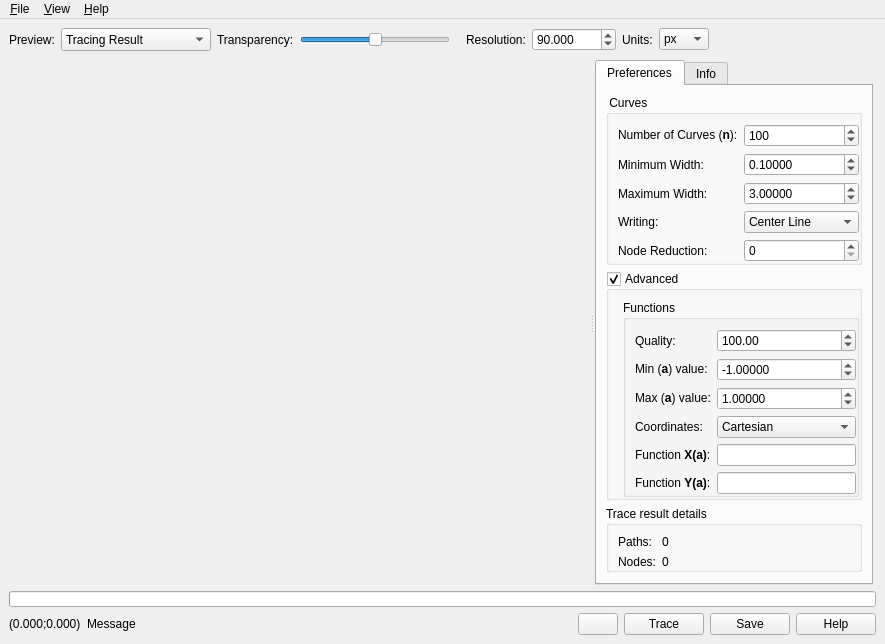
<?xml version="1.0" encoding="UTF-8"?>
<ui version="4.0">
 <class>MainWindow</class>
 <widget class="QMainWindow" name="MainWindow">
  <property name="geometry">
   <rect>
    <x>0</x>
    <y>0</y>
    <width>885</width>
    <height>605</height>
   </rect>
  </property>
  <property name="windowTitle">
   <string>ZebraTRACE</string>
  </property>
  <property name="windowIcon">
   <iconset resource="mainwindow.qrc">
    <normaloff>:/image/ico/zebra.ico</normaloff>:/image/ico/zebra.ico</iconset>
  </property>
  <widget class="QWidget" name="centralwidget">
   <layout class="QVBoxLayout" name="verticalLayout">
    <property name="margin">
     <number>9</number>
    </property>
    <item>
     <layout class="QHBoxLayout" name="topPanel" stretch="0,0,0,0,0,0,0,0,0,1">
      <item>
       <widget class="QLabel" name="labelPreview">
        <property name="text">
         <string>Preview:</string>
        </property>
       </widget>
      </item>
      <item>
       <widget class="QComboBox" name="previewMode">
        <property name="sizePolicy">
         <sizepolicy hsizetype="Preferred" vsizetype="Preferred">
          <horstretch>0</horstretch>
          <verstretch>0</verstretch>
         </sizepolicy>
        </property>
        <property name="minimumSize">
         <size>
          <width>150</width>
          <height>0</height>
         </size>
        </property>
        <property name="currentIndex">
         <number>0</number>
        </property>
        <item>
         <property name="text">
          <string>Tracing Result</string>
         </property>
        </item>
        <item>
         <property name="text">
          <string>Wireframe Overlay</string>
         </property>
        </item>
       </widget>
      </item>
      <item>
       <widget class="QLabel" name="labelTransparency">
        <property name="text">
         <string>Transparency:</string>
        </property>
       </widget>
      </item>
      <item>
       <widget class="QSlider" name="sliderTransparency">
        <property name="sizePolicy">
         <sizepolicy hsizetype="Preferred" vsizetype="Preferred">
          <horstretch>0</horstretch>
          <verstretch>0</verstretch>
         </sizepolicy>
        </property>
        <property name="minimumSize">
         <size>
          <width>150</width>
          <height>0</height>
         </size>
        </property>
        <property name="maximumSize">
         <size>
          <width>200</width>
          <height>16777215</height>
         </size>
        </property>
        <property name="toolTip">
         <string>Transparent bitmap layer</string>
        </property>
        <property name="maximum">
         <number>100</number>
        </property>
        <property name="singleStep">
         <number>1</number>
        </property>
        <property name="pageStep">
         <number>10</number>
        </property>
        <property name="value">
         <number>50</number>
        </property>
        <property name="orientation">
         <enum>Qt::Horizontal</enum>
        </property>
        <property name="invertedAppearance">
         <bool>false</bool>
        </property>
        <property name="invertedControls">
         <bool>false</bool>
        </property>
       </widget>
      </item>
      <item>
       <spacer name="horizontalSpacer_3">
        <property name="orientation">
         <enum>Qt::Horizontal</enum>
        </property>
        <property name="sizeHint" stdset="0">
         <size>
          <width>10</width>
          <height>20</height>
         </size>
        </property>
       </spacer>
      </item>
      <item>
       <widget class="QLabel" name="labelResolution">
        <property name="text">
         <string>Resolution:</string>
        </property>
       </widget>
      </item>
      <item>
       <widget class="QDoubleSpinBox" name="docResolution">
        <property name="sizePolicy">
         <sizepolicy hsizetype="Preferred" vsizetype="Preferred">
          <horstretch>0</horstretch>
          <verstretch>0</verstretch>
         </sizepolicy>
        </property>
        <property name="toolTip">
         <string>Dots per inch in Image</string>
        </property>
        <property name="decimals">
         <number>3</number>
        </property>
        <property name="minimum">
         <double>0.001000000000000</double>
        </property>
        <property name="maximum">
         <double>10000.000000000000000</double>
        </property>
        <property name="singleStep">
         <double>0.100000000000000</double>
        </property>
        <property name="value">
         <double>90.000000000000000</double>
        </property>
       </widget>
      </item>
      <item>
       <widget class="QLabel" name="labelUnits">
        <property name="text">
         <string>Units:</string>
        </property>
       </widget>
      </item>
      <item>
       <widget class="QComboBox" name="units">
        <property name="toolTip">
         <string>Drawing Units</string>
        </property>
        <item>
         <property name="text">
          <string>px</string>
         </property>
        </item>
        <item>
         <property name="text">
          <string>mm</string>
         </property>
        </item>
        <item>
         <property name="text">
          <string>cm</string>
         </property>
        </item>
        <item>
         <property name="text">
          <string>in</string>
         </property>
        </item>
       </widget>
      </item>
      <item>
       <spacer name="horizontalSpacer">
        <property name="orientation">
         <enum>Qt::Horizontal</enum>
        </property>
        <property name="sizeType">
         <enum>QSizePolicy::Expanding</enum>
        </property>
        <property name="sizeHint" stdset="0">
         <size>
          <width>5</width>
          <height>20</height>
         </size>
        </property>
       </spacer>
      </item>
     </layout>
    </item>
    <item>
     <widget class="QFrame" name="frame">
      <property name="sizePolicy">
       <sizepolicy hsizetype="Preferred" vsizetype="Expanding">
        <horstretch>0</horstretch>
        <verstretch>0</verstretch>
       </sizepolicy>
      </property>
      <property name="frameShape">
       <enum>QFrame::NoFrame</enum>
      </property>
      <property name="frameShadow">
       <enum>QFrame::Raised</enum>
      </property>
      <layout class="QHBoxLayout" name="horizontalLayout">
       <property name="leftMargin">
        <number>0</number>
       </property>
       <property name="topMargin">
        <number>3</number>
       </property>
       <property name="rightMargin">
        <number>3</number>
       </property>
       <property name="bottomMargin">
        <number>0</number>
       </property>
       <item>
        <widget class="QSplitter" name="splitter">
         <property name="orientation">
          <enum>Qt::Horizontal</enum>
         </property>
         <property name="handleWidth">
          <number>6</number>
         </property>
         <property name="childrenCollapsible">
          <bool>false</bool>
         </property>
         <widget class="QFrame" name="frame_2">
          <property name="sizePolicy">
           <sizepolicy hsizetype="Preferred" vsizetype="Preferred">
            <horstretch>1</horstretch>
            <verstretch>0</verstretch>
           </sizepolicy>
          </property>
          <property name="frameShape">
           <enum>QFrame::NoFrame</enum>
          </property>
          <property name="frameShadow">
           <enum>QFrame::Raised</enum>
          </property>
          <layout class="QHBoxLayout" name="horizontalLayout_3">
           <property name="spacing">
            <number>6</number>
           </property>
           <property name="leftMargin">
            <number>0</number>
           </property>
           <property name="topMargin">
            <number>0</number>
           </property>
           <property name="rightMargin">
            <number>3</number>
           </property>
           <property name="bottomMargin">
            <number>0</number>
           </property>
           <item>
            <layout class="QHBoxLayout" name="viewContainer">
             <property name="spacing">
              <number>6</number>
             </property>
             <property name="sizeConstraint">
              <enum>QLayout::SetDefaultConstraint</enum>
             </property>
            </layout>
           </item>
          </layout>
         </widget>
         <widget class="QTabWidget" name="tabPreferences">
          <property name="sizePolicy">
           <sizepolicy hsizetype="Preferred" vsizetype="Preferred">
            <horstretch>0</horstretch>
            <verstretch>0</verstretch>
           </sizepolicy>
          </property>
          <property name="minimumSize">
           <size>
            <width>240</width>
            <height>0</height>
           </size>
          </property>
          <property name="maximumSize">
           <size>
            <width>16777215</width>
            <height>16777215</height>
           </size>
          </property>
          <property name="tabPosition">
           <enum>QTabWidget::North</enum>
          </property>
          <property name="tabShape">
           <enum>QTabWidget::Rounded</enum>
          </property>
          <property name="currentIndex">
           <number>0</number>
          </property>
          <property name="elideMode">
           <enum>Qt::ElideMiddle</enum>
          </property>
          <property name="documentMode">
           <bool>false</bool>
          </property>
          <widget class="QWidget" name="tabOptions">
           <attribute name="title">
            <string>Preferences</string>
           </attribute>
           <layout class="QVBoxLayout" name="verticalLayout_5">
            <item>
             <widget class="QGroupBox" name="boxCurves">
              <property name="sizePolicy">
               <sizepolicy hsizetype="Preferred" vsizetype="Preferred">
                <horstretch>0</horstretch>
                <verstretch>0</verstretch>
               </sizepolicy>
              </property>
              <property name="minimumSize">
               <size>
                <width>0</width>
                <height>0</height>
               </size>
              </property>
              <property name="title">
               <string> Curves</string>
              </property>
              <property name="flat">
               <bool>true</bool>
              </property>
              <property name="checkable">
               <bool>false</bool>
              </property>
              <layout class="QHBoxLayout" name="horizontalLayout_4">
               <property name="rightMargin">
                <number>0</number>
               </property>
               <property name="bottomMargin">
                <number>0</number>
               </property>
               <item>
                <layout class="QFormLayout" name="formLayout_3">
                 <item row="0" column="0">
                  <widget class="QLabel" name="label">
                   <property name="text">
                    <string>Number of Curves (&lt;b&gt;n&lt;/b&gt;):</string>
                   </property>
                  </widget>
                 </item>
                 <item row="0" column="1">
                  <widget class="QSpinBox" name="numberCurves">
                   <property name="sizePolicy">
                    <sizepolicy hsizetype="Preferred" vsizetype="Preferred">
                     <horstretch>0</horstretch>
                     <verstretch>0</verstretch>
                    </sizepolicy>
                   </property>
                   <property name="toolTip">
                    <string>&lt;b&gt;i&lt;/b&gt; = 1... &lt;b&gt;n&lt;/b&gt;</string>
                   </property>
                   <property name="minimum">
                    <number>1</number>
                   </property>
                   <property name="maximum">
                    <number>9999</number>
                   </property>
                   <property name="singleStep">
                    <number>1</number>
                   </property>
                   <property name="value">
                    <number>100</number>
                   </property>
                  </widget>
                 </item>
                 <item row="1" column="0">
                  <widget class="QLabel" name="label_2">
                   <property name="text">
                    <string>Minimum Width:</string>
                   </property>
                  </widget>
                 </item>
                 <item row="1" column="1">
                  <widget class="QDoubleSpinBox" name="curveWidthMin">
                   <property name="sizePolicy">
                    <sizepolicy hsizetype="Preferred" vsizetype="Preferred">
                     <horstretch>0</horstretch>
                     <verstretch>0</verstretch>
                    </sizepolicy>
                   </property>
                   <property name="toolTip">
                    <string>In the current unit</string>
                   </property>
                   <property name="decimals">
                    <number>5</number>
                   </property>
                   <property name="maximum">
                    <double>10000.000000000000000</double>
                   </property>
                   <property name="singleStep">
                    <double>0.100000000000000</double>
                   </property>
                   <property name="value">
                    <double>0.100000000000000</double>
                   </property>
                  </widget>
                 </item>
                 <item row="2" column="0">
                  <widget class="QLabel" name="label_3">
                   <property name="text">
                    <string>Maximum Width:</string>
                   </property>
                  </widget>
                 </item>
                 <item row="2" column="1">
                  <widget class="QDoubleSpinBox" name="curveWidthMax">
                   <property name="sizePolicy">
                    <sizepolicy hsizetype="Preferred" vsizetype="Preferred">
                     <horstretch>0</horstretch>
                     <verstretch>0</verstretch>
                    </sizepolicy>
                   </property>
                   <property name="toolTip">
                    <string>In the current unit</string>
                   </property>
                   <property name="decimals">
                    <number>5</number>
                   </property>
                   <property name="maximum">
                    <double>10000.000000000000000</double>
                   </property>
                   <property name="singleStep">
                    <double>0.100000000000000</double>
                   </property>
                   <property name="value">
                    <double>3.000000000000000</double>
                   </property>
                  </widget>
                 </item>
                 <item row="3" column="0">
                  <widget class="QLabel" name="label_10">
                   <property name="text">
                    <string>Writing:</string>
                   </property>
                  </widget>
                 </item>
                 <item row="3" column="1">
                  <widget class="QComboBox" name="curveWriting">
                   <item>
                    <property name="text">
                     <string>Center Line</string>
                    </property>
                   </item>
                   <item>
                    <property name="text">
                     <string>Left End</string>
                    </property>
                   </item>
                   <item>
                    <property name="text">
                     <string>Right End</string>
                    </property>
                   </item>
                   <item>
                    <property name="text">
                     <string>Left Line</string>
                    </property>
                   </item>
                   <item>
                    <property name="text">
                     <string>Right Line</string>
                    </property>
                   </item>
                  </widget>
                 </item>
                 <item row="4" column="0">
                  <widget class="QLabel" name="label_8">
                   <property name="text">
                    <string>Node Reduction:</string>
                   </property>
                  </widget>
                 </item>
                 <item row="4" column="1">
                  <widget class="QSpinBox" name="nodeReduction">
                   <property name="sizePolicy">
                    <sizepolicy hsizetype="Preferred" vsizetype="Preferred">
                     <horstretch>0</horstretch>
                     <verstretch>0</verstretch>
                    </sizepolicy>
                   </property>
                   <property name="toolTip">
                    <string>Node reduction tolerance</string>
                   </property>
                   <property name="minimum">
                    <number>0</number>
                   </property>
                   <property name="maximum">
                    <number>100</number>
                   </property>
                   <property name="singleStep">
                    <number>1</number>
                   </property>
                   <property name="value">
                    <number>0</number>
                   </property>
                  </widget>
                 </item>
                </layout>
               </item>
              </layout>
             </widget>
            </item>
            <item>
             <widget class="QGroupBox" name="boxAdvancedPref">
              <property name="title">
               <string>Advanced</string>
              </property>
              <property name="flat">
               <bool>true</bool>
              </property>
              <property name="checkable">
               <bool>true</bool>
              </property>
              <property name="checked">
               <bool>true</bool>
              </property>
              <layout class="QVBoxLayout" name="verticalLayout_7">
               <property name="leftMargin">
                <number>14</number>
               </property>
               <property name="rightMargin">
                <number>0</number>
               </property>
               <property name="bottomMargin">
                <number>0</number>
               </property>
               <item>
                <layout class="QVBoxLayout" name="verticalLayout_6">
                 <item>
                  <widget class="QGroupBox" name="boxFunctions">
                   <property name="sizePolicy">
                    <sizepolicy hsizetype="Preferred" vsizetype="Preferred">
                     <horstretch>0</horstretch>
                     <verstretch>0</verstretch>
                    </sizepolicy>
                   </property>
                   <property name="title">
                    <string>Functions</string>
                   </property>
                   <property name="flat">
                    <bool>true</bool>
                   </property>
                   <property name="checkable">
                    <bool>false</bool>
                   </property>
                   <property name="checked">
                    <bool>false</bool>
                   </property>
                   <layout class="QHBoxLayout" name="horizontalLayout_2">
                    <property name="rightMargin">
                     <number>0</number>
                    </property>
                    <property name="bottomMargin">
                     <number>0</number>
                    </property>
                    <item>
                     <layout class="QFormLayout" name="formLayout">
                      <item row="0" column="0">
                       <widget class="QLabel" name="label_1">
                        <property name="text">
                         <string>Quality:</string>
                        </property>
                       </widget>
                      </item>
                      <item row="0" column="1">
                       <widget class="QDoubleSpinBox" name="resolution">
                        <property name="sizePolicy">
                         <sizepolicy hsizetype="Preferred" vsizetype="Preferred">
                          <horstretch>0</horstretch>
                          <verstretch>0</verstretch>
                         </sizepolicy>
                        </property>
                        <property name="toolTip">
                         <string>Percentage</string>
                        </property>
                        <property name="decimals">
                         <number>2</number>
                        </property>
                        <property name="maximum">
                         <double>999.990000000000009</double>
                        </property>
                        <property name="singleStep">
                         <double>1.000000000000000</double>
                        </property>
                        <property name="value">
                         <double>100.000000000000000</double>
                        </property>
                       </widget>
                      </item>
                      <item row="1" column="0">
                       <widget class="QLabel" name="label_4">
                        <property name="text">
                         <string>Min (&lt;b&gt;a&lt;/b&gt;) value:</string>
                        </property>
                       </widget>
                      </item>
                      <item row="1" column="1">
                       <widget class="QDoubleSpinBox" name="rangeMin">
                        <property name="sizePolicy">
                         <sizepolicy hsizetype="Preferred" vsizetype="Preferred">
                          <horstretch>0</horstretch>
                          <verstretch>0</verstretch>
                         </sizepolicy>
                        </property>
                        <property name="toolTip">
                         <string>Minimum value for (a) variable</string>
                        </property>
                        <property name="decimals">
                         <number>5</number>
                        </property>
                        <property name="minimum">
                         <double>-1000.000000000000000</double>
                        </property>
                        <property name="maximum">
                         <double>1000.000000000000000</double>
                        </property>
                        <property name="singleStep">
                         <double>0.100000000000000</double>
                        </property>
                        <property name="value">
                         <double>-1.000000000000000</double>
                        </property>
                       </widget>
                      </item>
                      <item row="2" column="0">
                       <widget class="QLabel" name="label_5">
                        <property name="text">
                         <string>Max (&lt;b&gt;a&lt;/b&gt;) value:</string>
                        </property>
                       </widget>
                      </item>
                      <item row="2" column="1">
                       <widget class="QDoubleSpinBox" name="rangeMax">
                        <property name="sizePolicy">
                         <sizepolicy hsizetype="Preferred" vsizetype="Preferred">
                          <horstretch>0</horstretch>
                          <verstretch>0</verstretch>
                         </sizepolicy>
                        </property>
                        <property name="toolTip">
                         <string>Maximum value for (a) variable</string>
                        </property>
                        <property name="decimals">
                         <number>5</number>
                        </property>
                        <property name="minimum">
                         <double>-1000.000000000000000</double>
                        </property>
                        <property name="maximum">
                         <double>1000.000000000000000</double>
                        </property>
                        <property name="singleStep">
                         <double>0.100000000000000</double>
                        </property>
                        <property name="value">
                         <double>1.000000000000000</double>
                        </property>
                       </widget>
                      </item>
                      <item row="3" column="0">
                       <widget class="QLabel" name="label_9">
                        <property name="text">
                         <string>Coordinates:</string>
                        </property>
                       </widget>
                      </item>
                      <item row="3" column="1">
                       <widget class="QComboBox" name="coordSystem">
                        <item>
                         <property name="text">
                          <string>Cartesian</string>
                         </property>
                        </item>
                        <item>
                         <property name="text">
                          <string>Polar</string>
                         </property>
                        </item>
                       </widget>
                      </item>
                      <item row="4" column="0">
                       <widget class="QLabel" name="label_6">
                        <property name="text">
                         <string>Function &lt;b&gt;X(a)&lt;/b&gt;:</string>
                        </property>
                       </widget>
                      </item>
                      <item row="4" column="1">
                       <widget class="QLineEdit" name="lineEditX">
                        <property name="sizePolicy">
                         <sizepolicy hsizetype="Preferred" vsizetype="Preferred">
                          <horstretch>0</horstretch>
                          <verstretch>0</verstretch>
                         </sizepolicy>
                        </property>
                        <property name="toolTip">
                         <string>Use (a),( i) and (n) as parameters</string>
                        </property>
                        <property name="text">
                         <string/>
                        </property>
                       </widget>
                      </item>
                      <item row="5" column="0">
                       <widget class="QLabel" name="label_7">
                        <property name="text">
                         <string>Function &lt;b&gt;Y(a)&lt;/b&gt;:</string>
                        </property>
                       </widget>
                      </item>
                      <item row="5" column="1">
                       <widget class="QLineEdit" name="lineEditY">
                        <property name="sizePolicy">
                         <sizepolicy hsizetype="Preferred" vsizetype="Preferred">
                          <horstretch>0</horstretch>
                          <verstretch>0</verstretch>
                         </sizepolicy>
                        </property>
                        <property name="toolTip">
                         <string/>
                        </property>
                        <property name="text">
                         <string/>
                        </property>
                       </widget>
                      </item>
                     </layout>
                    </item>
                   </layout>
                  </widget>
                 </item>
                </layout>
               </item>
              </layout>
             </widget>
            </item>
            <item>
             <widget class="QGroupBox" name="boxInfo">
              <property name="title">
               <string>Trace result details</string>
              </property>
              <property name="flat">
               <bool>true</bool>
              </property>
              <layout class="QVBoxLayout" name="verticalLayout_3">
               <property name="bottomMargin">
                <number>0</number>
               </property>
               <item>
                <layout class="QFormLayout" name="formLayout_2">
                 <item row="0" column="0">
                  <widget class="QLabel" name="labelObject">
                   <property name="text">
                    <string>Paths:</string>
                   </property>
                  </widget>
                 </item>
                 <item row="0" column="1">
                  <widget class="QLabel" name="labelNumberObject">
                   <property name="text">
                    <string>0</string>
                   </property>
                  </widget>
                 </item>
                 <item row="1" column="0">
                  <widget class="QLabel" name="labelNodes">
                   <property name="text">
                    <string>Nodes:</string>
                   </property>
                  </widget>
                 </item>
                 <item row="1" column="1">
                  <widget class="QLabel" name="labelNumberNodes">
                   <property name="text">
                    <string>0</string>
                   </property>
                  </widget>
                 </item>
                </layout>
               </item>
              </layout>
             </widget>
            </item>
            <item>
             <spacer name="verticalSpacer">
              <property name="orientation">
               <enum>Qt::Vertical</enum>
              </property>
              <property name="sizeHint" stdset="0">
               <size>
                <width>20</width>
                <height>40</height>
               </size>
              </property>
             </spacer>
            </item>
           </layout>
          </widget>
          <widget class="QWidget" name="tabInfo">
           <property name="enabled">
            <bool>true</bool>
           </property>
           <attribute name="title">
            <string>Info</string>
           </attribute>
           <layout class="QVBoxLayout" name="verticalLayout_4">
            <item>
             <widget class="QPlainTextEdit" name="infoText">
              <property name="sizePolicy">
               <sizepolicy hsizetype="Preferred" vsizetype="Preferred">
                <horstretch>0</horstretch>
                <verstretch>0</verstretch>
               </sizepolicy>
              </property>
              <property name="frameShape">
               <enum>QFrame::StyledPanel</enum>
              </property>
              <property name="lineWidth">
               <number>1</number>
              </property>
              <property name="plainText">
               <string/>
              </property>
              <property name="textInteractionFlags">
               <set>Qt::TextSelectableByKeyboard|Qt::TextSelectableByMouse</set>
              </property>
              <property name="backgroundVisible">
               <bool>false</bool>
              </property>
              <property name="centerOnScroll">
               <bool>false</bool>
              </property>
             </widget>
            </item>
           </layout>
          </widget>
         </widget>
        </widget>
       </item>
      </layout>
     </widget>
    </item>
    <item>
     <widget class="QProgressBar" name="progressBar">
      <property name="sizePolicy">
       <sizepolicy hsizetype="Preferred" vsizetype="Preferred">
        <horstretch>0</horstretch>
        <verstretch>0</verstretch>
       </sizepolicy>
      </property>
      <property name="value">
       <number>0</number>
      </property>
      <property name="textVisible">
       <bool>false</bool>
      </property>
      <property name="invertedAppearance">
       <bool>false</bool>
      </property>
      <property name="textDirection">
       <enum>QProgressBar::TopToBottom</enum>
      </property>
      <property name="format">
       <string>%p%</string>
      </property>
     </widget>
    </item>
    <item>
     <layout class="QHBoxLayout" name="bottomPanel" stretch="0,0,1,0,0,0,0">
      <item>
       <widget class="QLabel" name="labelPos">
        <property name="text">
         <string notr="true">(0.000;0.000)</string>
        </property>
       </widget>
      </item>
      <item>
       <widget class="QLabel" name="labelFeedback">
        <property name="text">
         <string>Message</string>
        </property>
       </widget>
      </item>
      <item>
       <spacer name="horizontalSpacer_4">
        <property name="orientation">
         <enum>Qt::Horizontal</enum>
        </property>
        <property name="sizeHint" stdset="0">
         <size>
          <width>40</width>
          <height>20</height>
         </size>
        </property>
       </spacer>
      </item>
      <item>
       <widget class="QPushButton" name="buttonAutoTrace">
        <property name="toolTip">
         <string>Auto Update</string>
        </property>
        <property name="text">
         <string notr="true"/>
        </property>
        <property name="icon">
         <iconset resource="mainwindow.qrc">
          <normaloff>:/image/png32/046-32_2.png</normaloff>
          <normalon>:/image/png32/046-32_1.png</normalon>:/image/png32/046-32_2.png</iconset>
        </property>
        <property name="checkable">
         <bool>true</bool>
        </property>
        <property name="checked">
         <bool>false</bool>
        </property>
        <property name="flat">
         <bool>false</bool>
        </property>
       </widget>
      </item>
      <item>
       <widget class="QPushButton" name="buttonTrace">
        <property name="sizePolicy">
         <sizepolicy hsizetype="Preferred" vsizetype="Preferred">
          <horstretch>0</horstretch>
          <verstretch>0</verstretch>
         </sizepolicy>
        </property>
        <property name="toolTip">
         <string>Trace the raster content</string>
        </property>
        <property name="text">
         <string>Trace</string>
        </property>
        <property name="shortcut">
         <string>Return</string>
        </property>
        <property name="autoDefault">
         <bool>true</bool>
        </property>
        <property name="default">
         <bool>false</bool>
        </property>
        <property name="flat">
         <bool>false</bool>
        </property>
       </widget>
      </item>
      <item>
       <widget class="QPushButton" name="buttonSave">
        <property name="sizePolicy">
         <sizepolicy hsizetype="Preferred" vsizetype="Preferred">
          <horstretch>0</horstretch>
          <verstretch>0</verstretch>
         </sizepolicy>
        </property>
        <property name="toolTip">
         <string>Save trace result to a file</string>
        </property>
        <property name="text">
         <string>Save</string>
        </property>
       </widget>
      </item>
      <item>
       <widget class="QPushButton" name="buttonHelp">
        <property name="sizePolicy">
         <sizepolicy hsizetype="Preferred" vsizetype="Preferred">
          <horstretch>0</horstretch>
          <verstretch>0</verstretch>
         </sizepolicy>
        </property>
        <property name="text">
         <string>Help</string>
        </property>
        <property name="autoDefault">
         <bool>false</bool>
        </property>
       </widget>
      </item>
     </layout>
    </item>
   </layout>
  </widget>
  <widget class="QMenuBar" name="menubar">
   <property name="geometry">
    <rect>
     <x>0</x>
     <y>0</y>
     <width>885</width>
     <height>18</height>
    </rect>
   </property>
   <widget class="QMenu" name="menuFile">
    <property name="title">
     <string>&amp;File</string>
    </property>
    <addaction name="actionOpenBitmap"/>
    <addaction name="actionSaveAs"/>
    <addaction name="separator"/>
    <addaction name="actionLoadPreset"/>
    <addaction name="actionSavePreset"/>
    <addaction name="separator"/>
    <addaction name="actionQuit"/>
   </widget>
   <widget class="QMenu" name="menuHelp">
    <property name="title">
     <string>&amp;Help</string>
    </property>
    <addaction name="actionAbout"/>
    <addaction name="actionAboutQt"/>
   </widget>
   <widget class="QMenu" name="menu_View">
    <property name="title">
     <string>&amp;View</string>
    </property>
    <addaction name="actionBackground"/>
    <addaction name="actionBorder"/>
   </widget>
   <addaction name="menuFile"/>
   <addaction name="menu_View"/>
   <addaction name="menuHelp"/>
  </widget>
  <action name="actionOpenBitmap">
   <property name="icon">
    <iconset>
     <normaloff/>
    </iconset>
   </property>
   <property name="text">
    <string>Open Bitmap...</string>
   </property>
   <property name="menuRole">
    <enum>QAction::NoRole</enum>
   </property>
  </action>
  <action name="actionSaveAs">
   <property name="text">
    <string>Save &amp;As...</string>
   </property>
  </action>
  <action name="actionQuit">
   <property name="text">
    <string>Quit</string>
   </property>
   <property name="shortcut">
    <string>Ctrl+X</string>
   </property>
   <property name="menuRole">
    <enum>QAction::QuitRole</enum>
   </property>
  </action>
  <action name="actionAbout">
   <property name="text">
    <string>About...</string>
   </property>
   <property name="menuRole">
    <enum>QAction::AboutRole</enum>
   </property>
  </action>
  <action name="actionAboutQt">
   <property name="text">
    <string>About Qt</string>
   </property>
  </action>
  <action name="actionBackground">
   <property name="checkable">
    <bool>true</bool>
   </property>
   <property name="checked">
    <bool>true</bool>
   </property>
   <property name="text">
    <string>&amp;Background</string>
   </property>
  </action>
  <action name="actionBorder">
   <property name="checkable">
    <bool>true</bool>
   </property>
   <property name="checked">
    <bool>true</bool>
   </property>
   <property name="text">
    <string>Border &amp;Frame</string>
   </property>
  </action>
  <action name="actionLoadPreset">
   <property name="text">
    <string>Load Preset...</string>
   </property>
  </action>
  <action name="actionSavePreset">
   <property name="text">
    <string>Save Preset...</string>
   </property>
  </action>
  <action name="actionTraceImage">
   <property name="checkable">
    <bool>true</bool>
   </property>
   <property name="checked">
    <bool>true</bool>
   </property>
   <property name="text">
    <string>Trace Image</string>
   </property>
  </action>
 </widget>
 <tabstops>
  <tabstop>numberCurves</tabstop>
  <tabstop>curveWidthMin</tabstop>
  <tabstop>curveWidthMax</tabstop>
  <tabstop>curveWriting</tabstop>
  <tabstop>nodeReduction</tabstop>
  <tabstop>boxAdvancedPref</tabstop>
  <tabstop>resolution</tabstop>
  <tabstop>rangeMin</tabstop>
  <tabstop>rangeMax</tabstop>
  <tabstop>coordSystem</tabstop>
  <tabstop>lineEditX</tabstop>
  <tabstop>lineEditY</tabstop>
  <tabstop>buttonTrace</tabstop>
  <tabstop>buttonSave</tabstop>
  <tabstop>buttonHelp</tabstop>
  <tabstop>previewMode</tabstop>
  <tabstop>sliderTransparency</tabstop>
  <tabstop>docResolution</tabstop>
  <tabstop>units</tabstop>
  <tabstop>tabPreferences</tabstop>
  <tabstop>infoText</tabstop>
  <tabstop>buttonAutoTrace</tabstop>
 </tabstops>
 <resources>
  <include location="mainwindow.qrc"/>
 </resources>
 <connections>
  <connection>
   <sender>boxAdvancedPref</sender>
   <signal>toggled(bool)</signal>
   <receiver>boxFunctions</receiver>
   <slot>setVisible(bool)</slot>
   <hints>
    <hint type="sourcelabel">
     <x>867</x>
     <y>505</y>
    </hint>
    <hint type="destinationlabel">
     <x>866</x>
     <y>495</y>
    </hint>
   </hints>
  </connection>
 </connections>
</ui>
